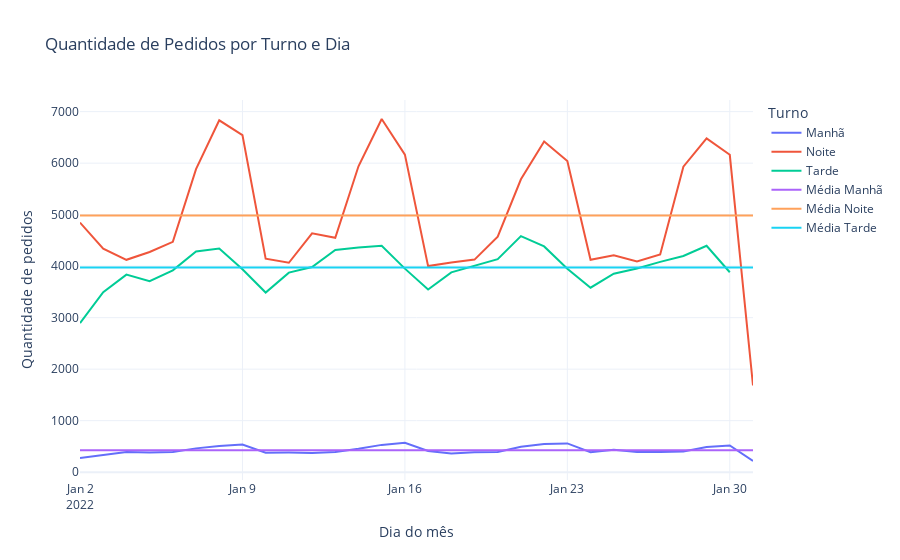

Notebook cell for this chart:
### Code cell
fig = px.line(
    df_agg_dia_turno, 
    x='Dia', 
    y='Quantidade', 
    color='Turno', 
    title='Quantidade de Pedidos por Turno e Dia',
)

# Adiciona as médias ao gráfico
for turno, mean in zip(mean_turno['Turno'], mean_turno['Quantidade']):
    fig.add_trace(go.Scatter(x=df_agg_dia_turno['Dia'], y=[mean] * len(df_agg_dia_turno), mode='lines', name=f'Média {turno}'))

fig.update_layout(
    template="plotly_white",
)

# Altere os rótulos dos eixos x e y
fig.update_xaxes(title_text="Dia do mês")
fig.update_yaxes(title_text="Quantidade de pedidos")

fig.show()
